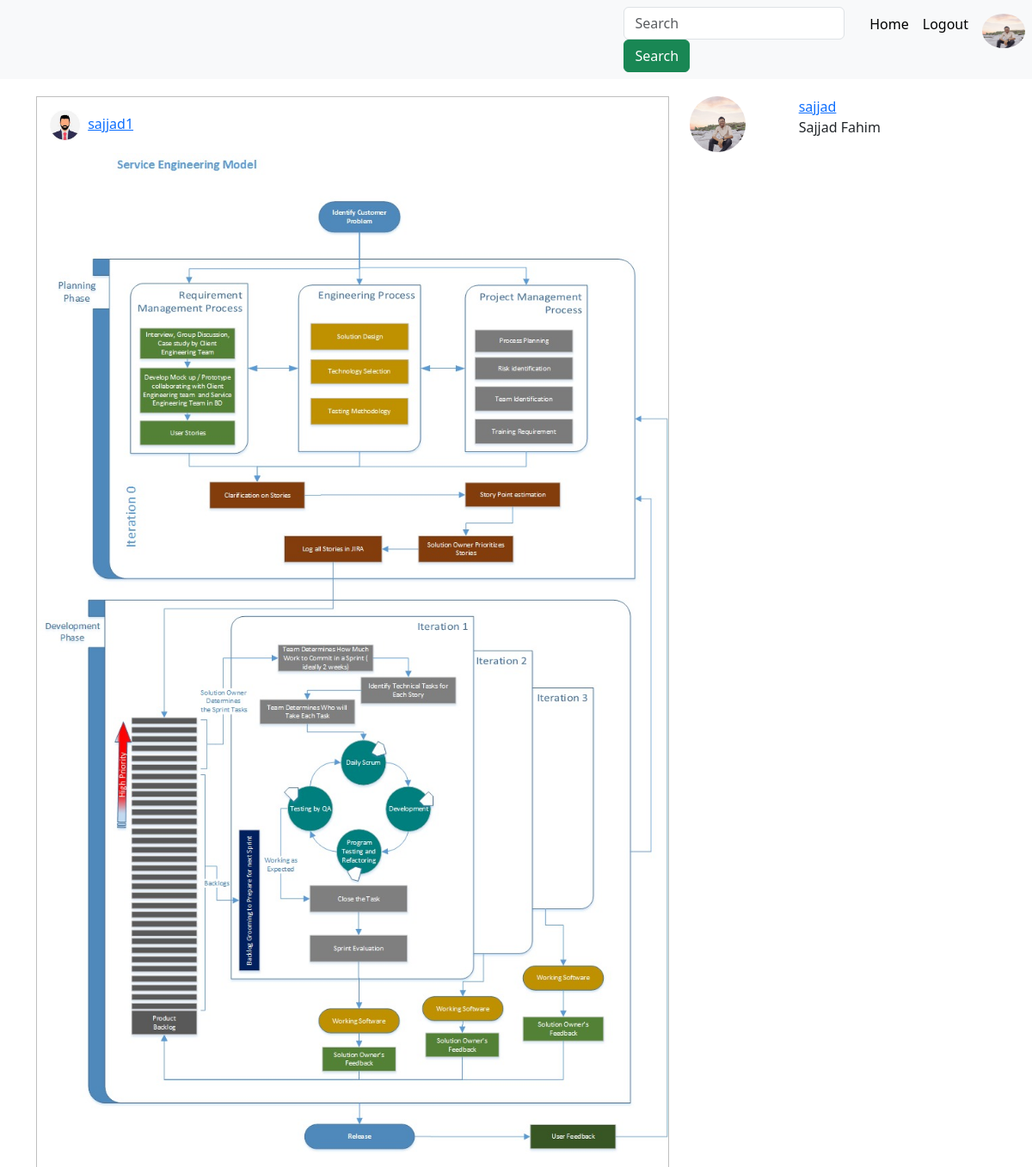
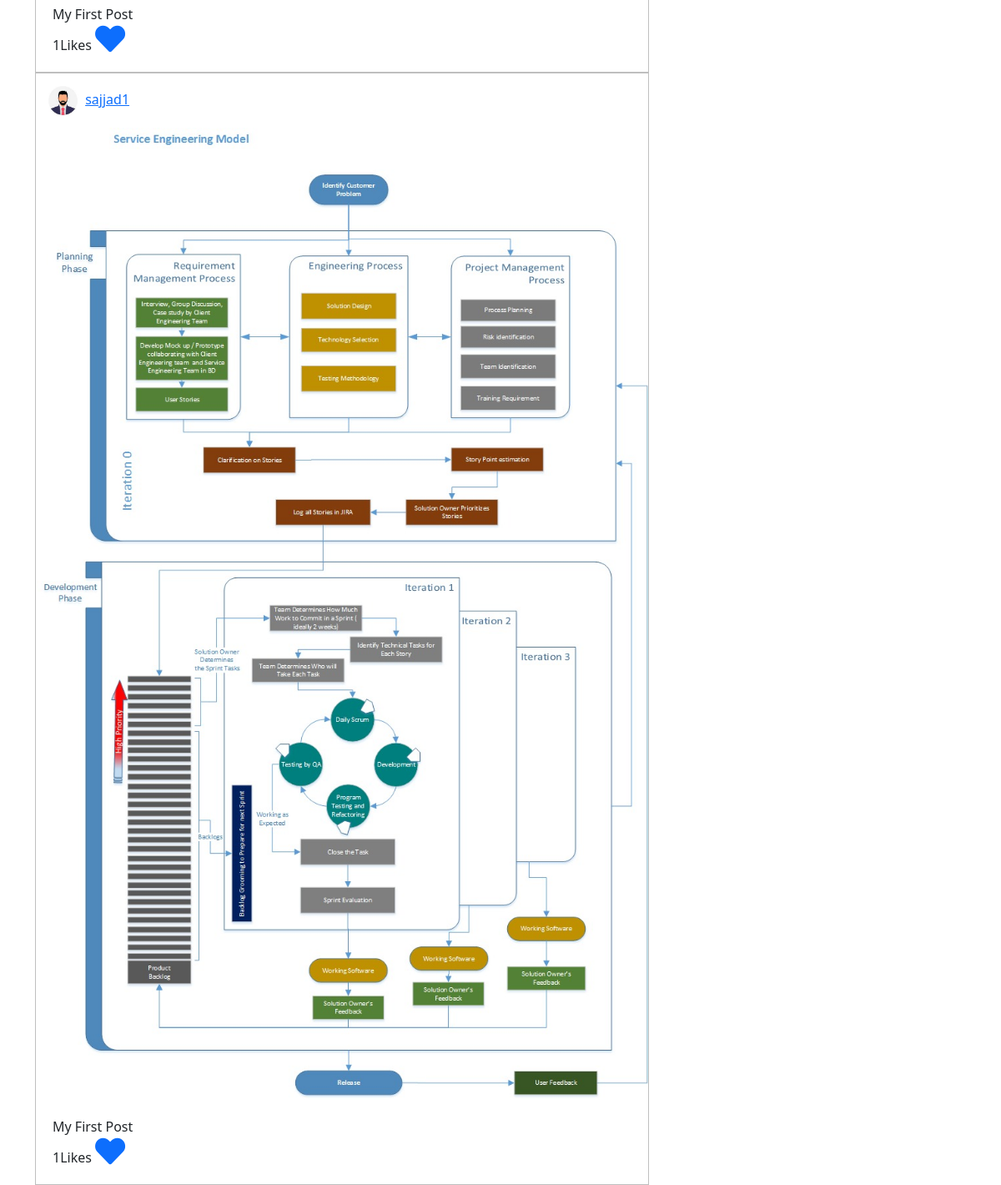
The page /posts/ (signed in) on the database its author committed (2 pictures, top to bottom).
### App_login/models.py (models this page shows)
class UserProfile(models.Model):
    user = models.OneToOneField(User, on_delete=models.CASCADE,related_name='user_profile')
    full_name=models.CharField(max_length=264,blank=True)
    bio = models.TextField(blank=True, null=True)
    profile_picture = models.ImageField(upload_to='profile_pictures/', blank=True, null=True)
    date_of_birth = models.DateField(blank=True, null=True)
    website = models.URLField(max_length=200, blank=True, null=True)
    facebook=models.URLField(max_length=200, blank=True, null=True)

### App_posts/models.py (models this page shows)
class Post(models.Model):
    author = models.ForeignKey(User, on_delete=models.CASCADE,related_name="post")
    image=models.ImageField(upload_to="post_images")
    caption=models.CharField(max_length=255,blank=True)
    content = models.TextField()
    created_at = models.DateTimeField(auto_now_add=True)
    updated_date=models.DateTimeField(auto_now_add=True)
    class Meta:
        ordering=['-created_at',]

### App_posts/views.py (the view)
# urls.py: path('',views.home,name="Home"),
@login_required
def home(request):
    following_list=Follow.objects.filter(follower=request.user)
    posts=Post.objects.filter(author__in=following_list.values_list('following'))
    liked_post=Like.objects.filter(user=request.user)
    liked_post_list=liked_post.values_list('post',flat=True)
    if request.method=='GET':
        search=request.GET.get('search','')
        result=User.objects.filter(username__icontains=search)
    return render(request,'App_posts/home.html',context={'title':'Home','search':search,'result':result,'posts':posts,'liked_post_list':liked_post_list})

### templates/App_posts/home.html
{% extends "navbar.html" %} {% block title_block %}HomePage{% endblock %}{% block body_block %} {% if search %}{% for user in result %}
<div class="row">
    <div class="col-sm-2">
        {% if user.user_profile.profile_picture %}
        <img src="/media/{{user.user_profile.profile_picture}}" width="65px" height="65px" class="rounded-circle" alt=""> {% else %}
        <img src="/media/profile_pictures/fahim_avater.jpeg" width="65px" height="65px" class="rounded-circle" alt=""> {% endif %}
    </div>
    <div class="col-sm-10">
        <a href="{% url 'App_login:User' username=user.username %}">{{user.username}}</a><br>{{user.user_profile.full_name}}
    </div>
</div>
{% endfor %}{% else %}
<div class="row">
    <div class="col-sm-8">
        {% for post in posts %}
        <div style="border:1px solid #8888 ">
            <div style="padding:10px">
                {% if post.author.user_profile.profile_picture %}
                <img src="/media/{{post.author.user_profile.profile_picture}}" width="45px" height="45px" class="rounded-circle" alt=""> {% else %}
                <img src="/media/profile_pictures/fahim_avater.jpeg" width="45px" height="45px" class="rounded-circle" alt=""> {% endif %}
                <a href="{% url 'App_login:User' username=post.author %}">{{post.author}}</a>
            </div>
            <img src="/media/{{post.image}}" width="100%" alt="">
            <br>
            <div style="padding:20px">
                {{post.caption}} <br> {{post.liked_post.count}}{% if post.pk in liked_post_list %}Likes
                <a href="{% url 'App_posts:Unlike' pk=post.pk %}"><i class="fa fa-heart" style="font-size:36px"></i></a> {% else %}
                <a href="{% url 'App_posts:Like' pk=post.pk %}"><i class="fa fa-heartbeat" aria-hidden="true" style="font-size:36px"></i></a> {% endif %}
            </div>
        </div>{% endfor %}
    </div>
    <div class="col-sm-4 ">
        <div class="row ">
            <div class="col-sm-4 ">
                {% if user.user_profile.profile_picture %}
                <img src="/media/{{user.user_profile.profile_picture}} " width="65px " height="65px " class="rounded-circle " alt=" "> {% else %}
                <img src="/media/profile_pictures/fahim_avater.jpeg " width="65px " height="65px " class="rounded-circle " alt=" "> {% endif %}
            </div>
            <div class="col-sm-8 ">
                <a href="{% url 'App_login:User' username=user.username %} ">{{user.username}}</a><br>{{user.user_profile.full_name}}
            </div>
        </div>
    </div>
</div>
{% endif %}{% endblock %}

### templates/navbar.html (shortened to what this page needs)
<!DOCTYPE html>
<html>
<head>
    <link href="https://cdn.jsdelivr.net/npm/bootstrap@5.3.2/dist/css/bootstrap.min.css" rel="stylesheet">
    <link rel="stylesheet" href="https://cdnjs.cloudflare.com/ajax/libs/font-awesome/5.15.3/css/all.min.css">
</head>
<body>
    <nav class="navbar navbar-expand-lg bg-body-tertiary">
        <ul class=" navbar-nav me-auto mb-2 mb-lg-0 ">
            <form class="form-inline" method="GET">
                <input class="form-control mr-sm-2" name="search" placeholder="Search">
                <button class="btn btn-success" type="submit">Search</button>
            </form>
            <li class="nav-item ">
                <a class="nav-link active " aria-current="page " href="{% url 'App_posts:Home' %}">Home</a>
            </li>
            <li class="nav-item ">
                <a class="nav-link active " href="{% url 'App_login:Logout' %} ">Logout</a>
            </li>
            <li class="nav-item ">
                {% if user.user_profile.profile_picture %}
                <a class="nav-link " href="{% url 'App_login:Profile' %}"><img src="/media/{{user.user_profile.profile_picture}}" width="50px" height="40px" class="rounded-circle" alt=""></a> {% else %}
                <a class="nav-link " href="{% url 'App_login:Profile' %}"><img src="/media/profile_pictures/fahim_avater.jpeg" width="40px" height="40px" class="rounded-circle" alt=""></a>
                {% endif %}
            </li>
        </ul>
    </nav>
    <div class="container " style="padding-top:20px ">
        {% block body_block %}{% endblock %}
    </div>
</body>
</html>

### rows shown on the page
Post: author "sajjad1", image (picture), caption "My First Post", liked_post.count "1", shows "Likes"
Post: author "sajjad1", image (picture), caption "My First Post", liked_post.count "1", shows "Likes"

### other values the page prints
{{ user.username }} "sajjad"
{{ user.user_profile.full_name }} "Sajjad Fahim"
